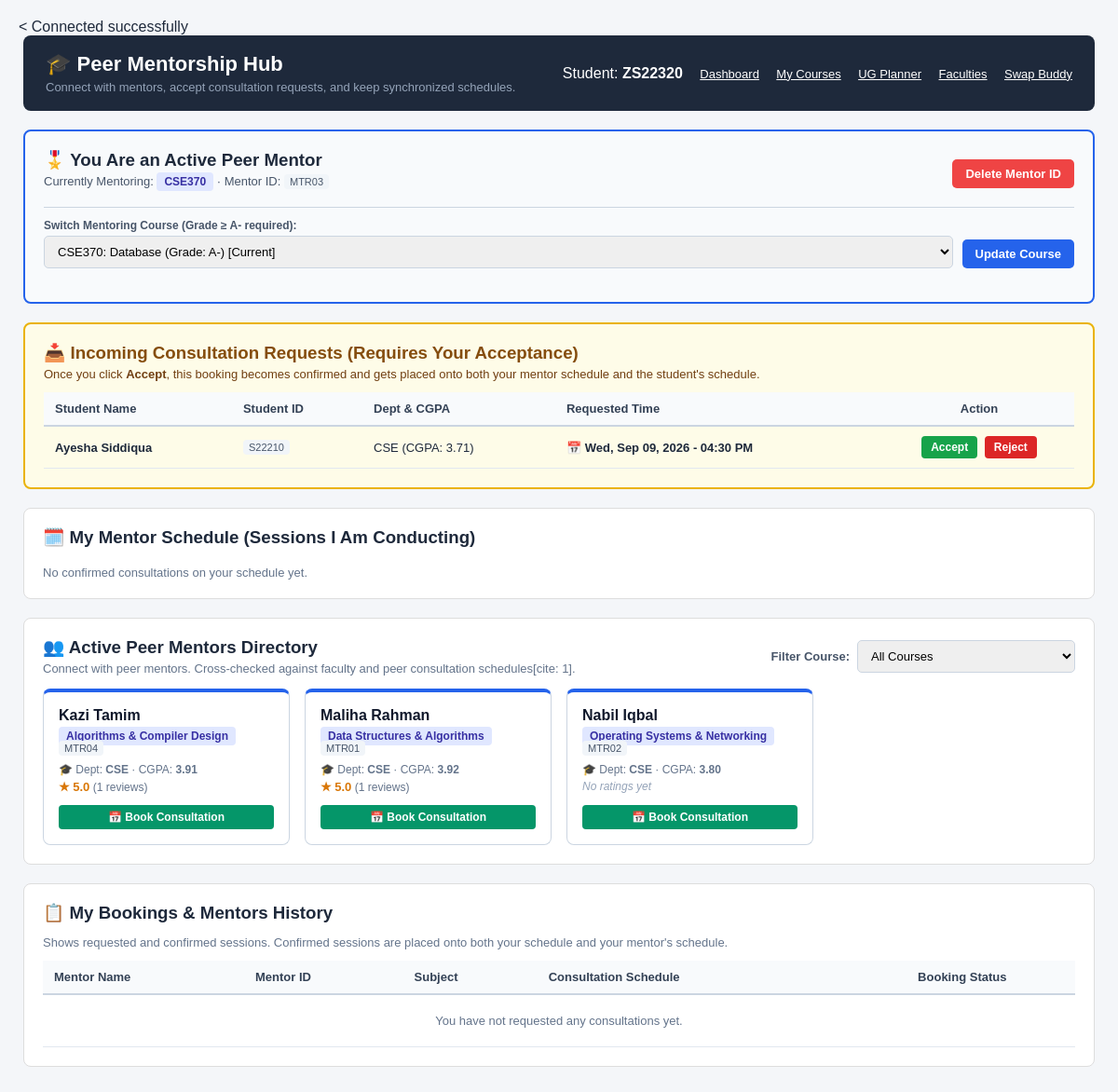
Page /StudentMentor.php on the committed database.
### tables this page shows
CREATE TABLE `mentor` (
  `userID` varchar(8) NOT NULL,
  `MentorID` varchar(10) NOT NULL,
  `Subject` varchar(100) NOT NULL,
  `is_active` tinyint(1) NOT NULL DEFAULT 1
);

CREATE TABLE `student_consult_mentor` (
  `student_uID` varchar(8) NOT NULL,
  `mentor_studentID` varchar(8) NOT NULL,
  `mentorID` varchar(10) NOT NULL,
  `timeschedule` datetime NOT NULL,
  `status` enum('PENDING','ACCEPTED','REJECTED','CANCELLED') NOT NULL DEFAULT 'PENDING'
);

CREATE TABLE `user_info` (
  `userID` varchar(8) NOT NULL,
  `name` varchar(100) NOT NULL,
  `email` varchar(100) NOT NULL,
  `password` varchar(255) NOT NULL,
  `road` varchar(100) NOT NULL,
  `area` varchar(100) NOT NULL,
  `AdminID` varchar(8) NOT NULL,
  `pending_password` varchar(255) DEFAULT NULL,
  `password_status` enum('NONE','PENDING','APPROVED','REJECTED') NOT NULL DEFAULT 'NONE'
);

CREATE TABLE `student_info` (
  `userID` varchar(8) NOT NULL,
  `SID` int(8) DEFAULT NULL,
  `cgpa` decimal(3,2) DEFAULT 0.00,
  `semester` varchar(100) DEFAULT NULL,
  `current_semester_no` int(2) NOT NULL DEFAULT 1,
  `completed_cod_credits` int(2) NOT NULL DEFAULT 0,
  `thesis_semesters_completed` int(1) NOT NULL DEFAULT 0,
  `is_doing_thesis` tinyint(1) NOT NULL DEFAULT 0,
  `is_doing_internship` tinyint(1) NOT NULL DEFAULT 0,
  `dept` varchar(500) NOT NULL DEFAULT 'CSE'
);

### StudentMentor.php (the view, shortened to what the rows shown need)
<?php
require_once 'db.php';
$student_id = $_SESSION['userID'] ?? 'ZS22320';
$my_mentor_profile = null;
$my_m_q = mysqli_query($conn, "SELECT * FROM mentor WHERE userID = '$student_id' AND is_active = 1");
if ($my_m_q && mysqli_num_rows($my_m_q) > 0) {
    $my_mentor_profile = mysqli_fetch_assoc($my_m_q);
}
$eligible_courses_q = mysqli_query($conn, "
    SELECT cst.coursecode, c.name, cst.grade_letter
    FROM course_student_took cst
    JOIN course c ON cst.coursecode = c.coursecode
    WHERE cst.userID = '$student_id'
      AND cst.is_completed = 1
      AND (cst.grade_letter IN ('A', 'A-') OR cst.grade_point >= 3.70)
    ORDER BY cst.coursecode ASC
");
$incoming_requests = [];
if ($my_mentor_profile) {
    $inbox_q = mysqli_query($conn, "
        SELECT scm.student_uID, scm.timeschedule, scm.status, u.name AS student_name, si.dept, si.cgpa
        FROM student_consult_mentor scm
        JOIN user_info u ON scm.student_uID = u.userID
        JOIN student_info si ON scm.student_uID = si.userID
        WHERE scm.mentor_studentID = '$student_id'
          AND scm.status = 'PENDING'
        ORDER BY scm.timeschedule ASC
    ");
    while ($req = mysqli_fetch_assoc($inbox_q)) {
        $incoming_requests[] = $req;
    }
}
$search_course = isset($_GET['search_course']) ? trim($_GET['search_course']) : 'ALL';
$course_filter_sql = "";
$all_mentors_sql = "
    SELECT
        m.userID,
        m.MentorID,
        m.Subject,
        u.name AS mentor_name,
        si.cgpa,
        si.dept,
        (SELECT AVG(srm.rate) FROM student_rates_mentor srm WHERE srm.mentor_studentID = m.userID) AS avg_mentor_rate,
        (SELECT COUNT(srm.rate) FROM student_rates_mentor srm WHERE srm.mentor_studentID = m.userID) AS total_mentor_reviews
    FROM mentor m
    JOIN user_info u ON m.userID = u.userID
    JOIN student_info si ON m.userID = si.userID
    WHERE m.is_active = 1
      AND m.userID != '$student_id'
      $course_filter_sql
    ORDER BY m.Subject ASC, u.name ASC
";
$all_mentors_res = mysqli_query($conn, $all_mentors_sql);
?>
<!DOCTYPE html>
<html lang="en">
<head>
    <link rel="stylesheet" href="StudentMentor.css">
</head>
<body>
<div class="container">
    <div class="header">
        <div>
            <h1>🎓 Peer Mentorship Hub</h1>
        </div>
    </div>
    <div class="mentor-role-card">
        <?php if ($my_mentor_profile): ?>
            <div style="display: flex; justify-content: space-between; align-items: center;">
                <div>
                    <h3 style="margin: 0; color: #1e293b;">🎖️ You Are an Active Peer Mentor</h3>
                    <p style="margin: 4px 0 10px 0; font-size: 13px; color: #475569;">
                        Currently Mentoring: <span class="badge-subject"><?= htmlspecialchars($my_mentor_profile['Subject']) ?></span>
                        · Mentor ID: <span class="badge-id"><?= htmlspecialchars($my_mentor_profile['MentorID']) ?></span>
                    </p>
                </div>
                <form method="POST" action="" style="margin: 0;">
                    <button type="submit" class="btn btn-danger" onclick="return confirm('Are you sure you want to resign as mentor? Past consultations remain preserved.');">
                        Delete Mentor ID
                    </button>
                </form>
            </div>
            <form method="POST" action="" style="margin-top: 10px; border-top: 1px solid #cbd5e1; padding-top: 12px;">
                <div style="display: flex; gap: 10px; align-items: flex-end;">
                    <div style="flex: 1;">
                        <label class="form-label">Switch Mentoring Course (Grade &ge; A- required):</label>
                        <select name="mentor_subject" class="form-control" required>
                            <?php
                            if ($eligible_courses_q) {
                                mysqli_data_seek($eligible_courses_q, 0);
                                while ($ec = mysqli_fetch_assoc($eligible_courses_q)) {
                                    $is_curr = ($ec['coursecode'] === $my_mentor_profile['Subject']);
                                    echo '<option value="' . htmlspecialchars($ec['coursecode']) . '" ' . ($is_curr ? 'selected' : '') . '>';
                                    echo htmlspecialchars($ec['coursecode']) . ': ' . htmlspecialchars($ec['name']) . ' (Grade: ' . $ec['grade_letter'] . ')' . ($is_curr ? ' [Current]' : '');
                                    echo '</option>';
                                }
                            }
                            ?>
                        </select>
                    </div>
                    <div>
                        <button type="submit" class="btn btn-primary">Update Course</button>
                    </div>
                </div>
            </form>
        <?php endif; ?>
    </div>
    <?php if ($my_mentor_profile && !empty($incoming_requests)): ?>
        <div class="inbox-card">
            <table>
                <thead>
                    <tr>
                        <th>Student Name</th>
                        <th>Student ID</th>
                        <th>Dept & CGPA</th>
                        <th>Requested Time</th>
                        <th style="text-align: center; width: 180px;">Action</th>
                    </tr>
                </thead>
                <tbody>
                    <?php foreach ($incoming_requests as $req): ?>
                        <tr>
                            <td><strong><?= htmlspecialchars($req['student_name']) ?></strong></td>
                            <td><span class="badge-id"><?= htmlspecialchars($req['student_uID']) ?></span></td>
                            <td><?= htmlspecialchars($req['dept'] ?: 'CSE') ?> (CGPA: <?= number_format((float)$req['cgpa'], 2) ?>)</td>
                            <td>📅 <strong><?= date('D, M d, Y - h:i A', strtotime($req['timeschedule'])) ?></strong></td>
                            <td style="text-align: center;">
                                <form method="POST" action="" style="display: inline; margin-right: 4px;">
                                    <button type="submit" class="btn-accept">Accept</button>
                                </form>
                                <form method="POST" action="" style="display: inline;">
                                    <button type="submit" class="btn-reject">Reject</button>
                                </form>
                            </td>
                        </tr>
                    <?php endforeach; ?>
                </tbody>
            </table>
        </div>
    <?php endif; ?>
    <div class="card">
        <div class="mentor-grid">
            <?php if ($all_mentors_res && mysqli_num_rows($all_mentors_res) > 0): ?>
                <?php while ($m = mysqli_fetch_assoc($all_mentors_res)): ?>
                    <?php
                        $has_rating = !empty($m['avg_mentor_rate']);
                    ?>
                    <div class="mentor-card">
                        <div>
                            <h4><?= htmlspecialchars($m['mentor_name']) ?></h4>
                            <div style="margin-bottom: 8px;">
                                <span class="badge-subject"><?= htmlspecialchars($m['Subject']) ?></span>
                                <span class="badge-id"><?= htmlspecialchars($m['MentorID']) ?></span>
                            </div>
                            <div style="font-size: 12px; color: #64748b; line-height: 1.5;">
                                <div>🎓 Dept: <strong><?= htmlspecialchars($m['dept'] ?: 'CSE') ?></strong> · CGPA: <strong><?= number_format((float)$m['cgpa'], 2) ?></strong></div>
                                <div>
                                    <?php if ($has_rating): ?>
                                        <span class="star-val">★ <?= number_format((float)$m['avg_mentor_rate'], 1) ?></span> (<?= $m['total_mentor_reviews'] ?> reviews)
                                    <?php else: ?>
                                        <span style="color:#94a3b8; font-style:italic;">No ratings yet</span>
                                    <?php endif; ?>
                                </div>
                            </div>
                        </div>
                        <div>
                            <a href="?search_course=<?= urlencode($search_course) ?>&book_uid=<?= urlencode($m['userID']) ?>#booking-section" class="btn btn-book" style="display: block;">
                                📅 Book Consultation
                            </a>
                        </div>
                    </div>
                <?php endwhile; ?>
            <?php endif; ?>
        </div>
    </div>
    <div class="card">
        <table>
            <thead>
                <tr>
                    <th>Mentor Name</th>
                    <th>Mentor ID</th>
                    <th>Subject</th>
                    <th>Consultation Schedule</th>
                    <th style="text-align: center;">Booking Status</th>
                </tr>
            </thead>
        </table>
    </div>
</div>
</body>
</html>

### rows in the picture
mentor: Subject "CSE370", MentorID "MTR03", mentor_subject "CSE370: Database (Grade: A-) [Current]"
student_consult_mentor: user_info.name "Ayesha Siddiqua", student_uID "S22210", student_uID.dept "CSE", student_uID.cgpa "3.71", timeschedule "Wed, Sep 09, 2026 - 04:30 PM"
mentor: user_info.name "Kazi Tamim", Subject "Algorithms & Compiler Design", MentorID "MTR04", userID.dept "CSE", userID.cgpa "3.91", avg_mentor_rate "5.0", total_mentor_reviews "1"
mentor: user_info.name "Maliha Rahman", Subject "Data Structures & Algorithms", MentorID "MTR01", userID.dept "CSE", userID.cgpa "3.92", avg_mentor_rate "5.0", total_mentor_reviews "1"
mentor: user_info.name "Nabil Iqbal", Subject "Operating Systems & Networking", MentorID "MTR02", userID.dept "CSE", userID.cgpa "3.80", shows "No ratings yet"

### other values in the picture
$student_id "ZS22320"
